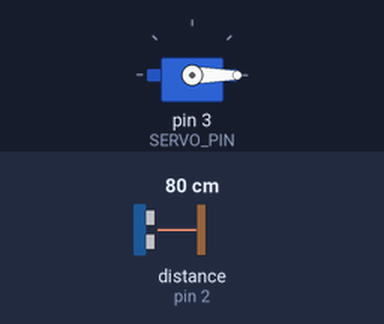
Recording of a sketch running on a simulated Arduino Uno, built with avr-gcc and run on an emulated ATmega328P. Shown: servo. Wiring (inferred from the names in the program): ultrasonic range finder: trigger pin 2; echo pin 2. The inputs (shaded band) are chosen by the test bench; at power-on: distance to the obstacle (sensor on pin 2) 80 cm. The echo pulse lasts 58.3 µs per cm; what the sketch prints to the serial monitor is not drawn.

Above: at 1.2 s.
1.3 s: distance to the obstacle (sensor on pin 2) set to 24 cm
4.3 s: distance to the obstacle (sensor on pin 2) set to 20 cm
At 4.9 s:
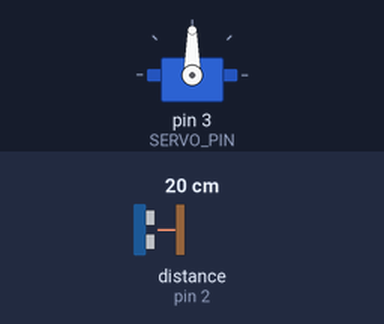
Timing chart, 0 to 7.3 s (numbered marks = the images above; inputs shaded):
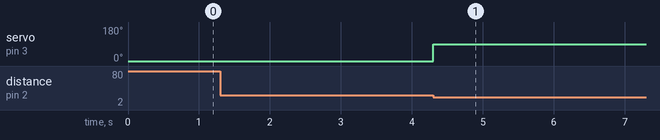

Measured:
- the behaviour switches between 22 and 21 cm on distance to the obstacle (sensor on pin 2) (found by bisection; images 0 and 1)
- after the input at 4.3 s, servo on pin 3 (SERVO_PIN): 0° → 90° at once

The sketch:

11.3.boomGate.ino
```cpp
/*
  Author:
  Learning Intention: Students will use an ultrasonic sensor to control a servo motor

  Student Notes:
  1. Make sure you include flow chart of your logic
  2. Students should aim to implement different logic approaches to the problem

  3. Suggested Grove ports: Ultrasonic D2 (single signal pin), Servo D3
*/

#include <Servo.h>

const int ULTRASONIC_PIN = 2;
const int SERVO_PIN = 3;

const int DETECT_DISTANCE = 20;

const unsigned long CLEAR_DELAY = 3000;
const unsigned long CLOSE_TIME = 1000;

Servo gateServo;

enum GateState {
  WAITING,
  OPENING,
  OPEN,
  CLEAR_DELAY_STATE,
  CLOSING
};

GateState state = WAITING;

unsigned long clearStart = 0;
unsigned long closingStart = 0;

int readDistance() {
  pinMode(ULTRASONIC_PIN, OUTPUT);

  digitalWrite(ULTRASONIC_PIN, LOW);
  delayMicroseconds(2);

  digitalWrite(ULTRASONIC_PIN, HIGH);
  delayMicroseconds(10);
  digitalWrite(ULTRASONIC_PIN, LOW);

  pinMode(ULTRASONIC_PIN, INPUT);

  long duration = pulseIn(ULTRASONIC_PIN, HIGH, 30000);

  if (duration == 0) {
    return 999;
  }

  return duration * 0.034 / 2;
}

bool vehicleDetected(int distance) {
  return distance <= DETECT_DISTANCE;
}

void openGate() {
  gateServo.write(90);
}

void closeGate() {
  gateServo.write(0);
}

void setup() {
  Serial.begin(115200);

  gateServo.attach(SERVO_PIN);
  closeGate();
}

void loop() {

  int distance = readDistance();
  bool vehicle = vehicleDetected(distance);

  Serial.print("Distance: ");
  Serial.print(distance);
  Serial.print("\tState: ");

  switch (state) {

    // ------------------------------------------------
    // VERSION A - SIMPLE LOGIC
    // ------------------------------------------------
    // A simple version would essentially do:
    //
    // if (vehicle) {
    //   openGate();
    // } else {
    //   closeGate();
    // }
    //
    // This is easy to understand but does not handle
    // timing or a vehicle arriving during closing well.
    // ------------------------------------------------


    // ------------------------------------------------
    // VERSION B - STATE-BASED LOGIC
    // ------------------------------------------------

    case WAITING:

      Serial.println("WAITING");

      if (vehicle) {
        openGate();
        state = OPENING;
      }

      break;


    case OPENING:

      Serial.println("OPENING");

      openGate();

      // Servo is commanded to open.
      // Move into OPEN state.
      state = OPEN;

      break;


    case OPEN:

      Serial.println("OPEN");

      openGate();

      // Keep gate open while a vehicle is present.
      if (!vehicle) {
        clearStart = millis();
        state = CLEAR_DELAY_STATE;
      }

      break;


    case CLEAR_DELAY_STATE:

      Serial.println("CLEAR DELAY");

      // If another vehicle arrives during the delay,
      // immediately return to OPEN.
      if (vehicle) {
        openGate();
        state = OPEN;
        break;
      }

      if (millis() - clearStart >= CLEAR_DELAY) {
        closingStart = millis();
        closeGate();
        state = CLOSING;
      }

      break;


    case CLOSING:

      Serial.println("CLOSING");

      // If a vehicle arrives while closing,
      // reopen the gate.
      if (vehicle) {
        openGate();
        state = OPEN;
        break;
      }

      if (millis() - closingStart >= CLOSE_TIME) {
        closeGate();
        state = WAITING;
      }

      break;
  }
}
```
